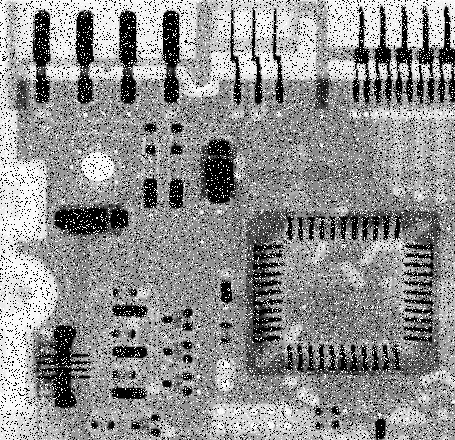
#> input picture Exercicio4_PDI/circuito.tif, 455 x 440 px
$ python Exercicio4.py
#> lines starting #> are read from the running program, lines starting #| are printed output that depends on the picture
import numpy as np
import cv2
import matplotlib.pyplot as plt

img1 = cv2.imread("circuito.tif")
#> img1 is the input picture: shape (440, 455, 3); min 0, max 255, mean 144.1
img1_pb = cv2.cvtColor(img1, cv2.COLOR_BGR2GRAY)


#media 3x
plt.figure(figsize=(16,16))
plt.subplot(221)
plt.title('Imagem Original')
plt.imshow(img1_pb, cmap="gray", vmin=0, vmax=255)
plt.axis('off')

img1_blur1 = cv2.medianBlur(img1_pb, 3)
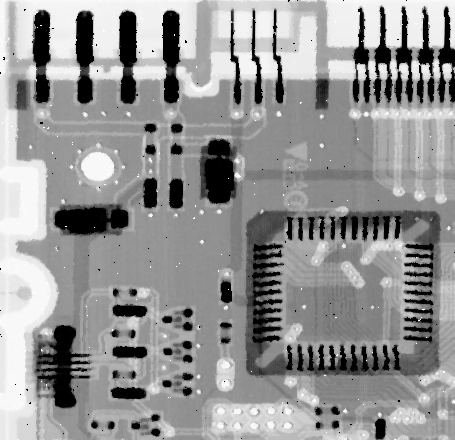
#> img1_blur1: shape (440, 455); min 0, max 255, mean 148.2
img1_blur2 =cv2.medianBlur(img1_blur1, 3)
img1_blur3 = cv2.medianBlur(img1_blur2, 3)

plt.subplot(222)
plt.title('Imagem Filtrada 1 vez')
plt.imshow(img1_blur1, cmap="gray", vmin=0, vmax=255)
plt.axis('off')

plt.subplot(223)
plt.title('Imagem Filtrada 2 vezes')
plt.imshow(img1_blur2, cmap="gray", vmin=0, vmax=255)
plt.axis('off')

plt.subplot(224)
plt.title('Imagem Filtrada 3 vezes')
plt.imshow(img1_blur3, cmap="gray", vmin=0, vmax=255)
plt.axis('off')
plt.show()
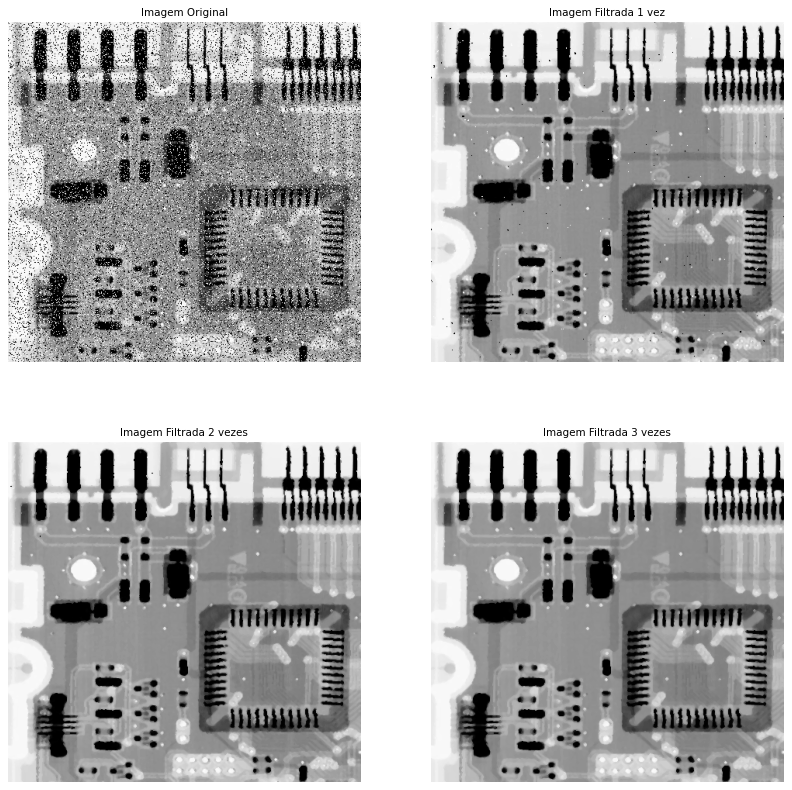
#> figure drawn by matplotlib, 4 panels


#filtro pontos isolados
img2 = cv2.imread("pontos.png")
#> (the run stopped early here; a loop or call above may not have finished)

$ run again, with Exercicio2_PDI/img_aluno2.jpg saved as Exercicio4_PDI/circuito.tif
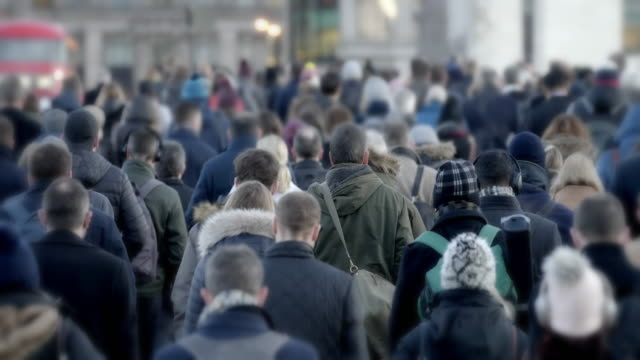
#> input picture Exercicio2_PDI/img_aluno2.jpg, 640 x 360 px
#> img1 is the input picture: shape (360, 640, 3); mean B, G, R 100.5, 91.6, 86.1
#> `img1_pb = cv2.cvtColor(img1, cv2.COLOR_BGR2GRAY)`:
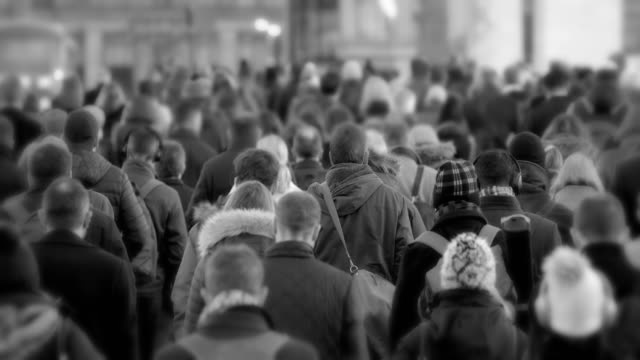
#> img1_pb: shape (360, 640); min 0, max 254, mean 91
#> `plt.show()`:
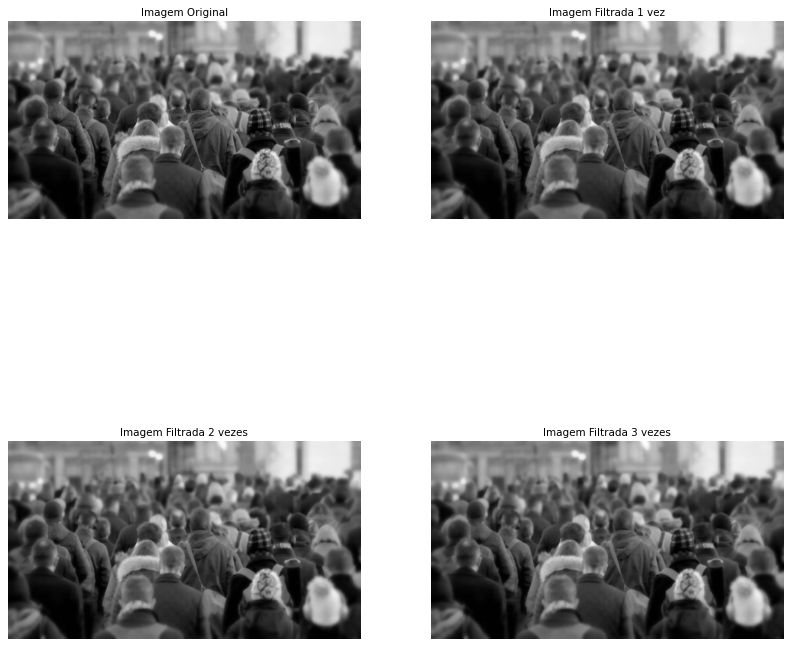
#> figure drawn by matplotlib, 4 panels
